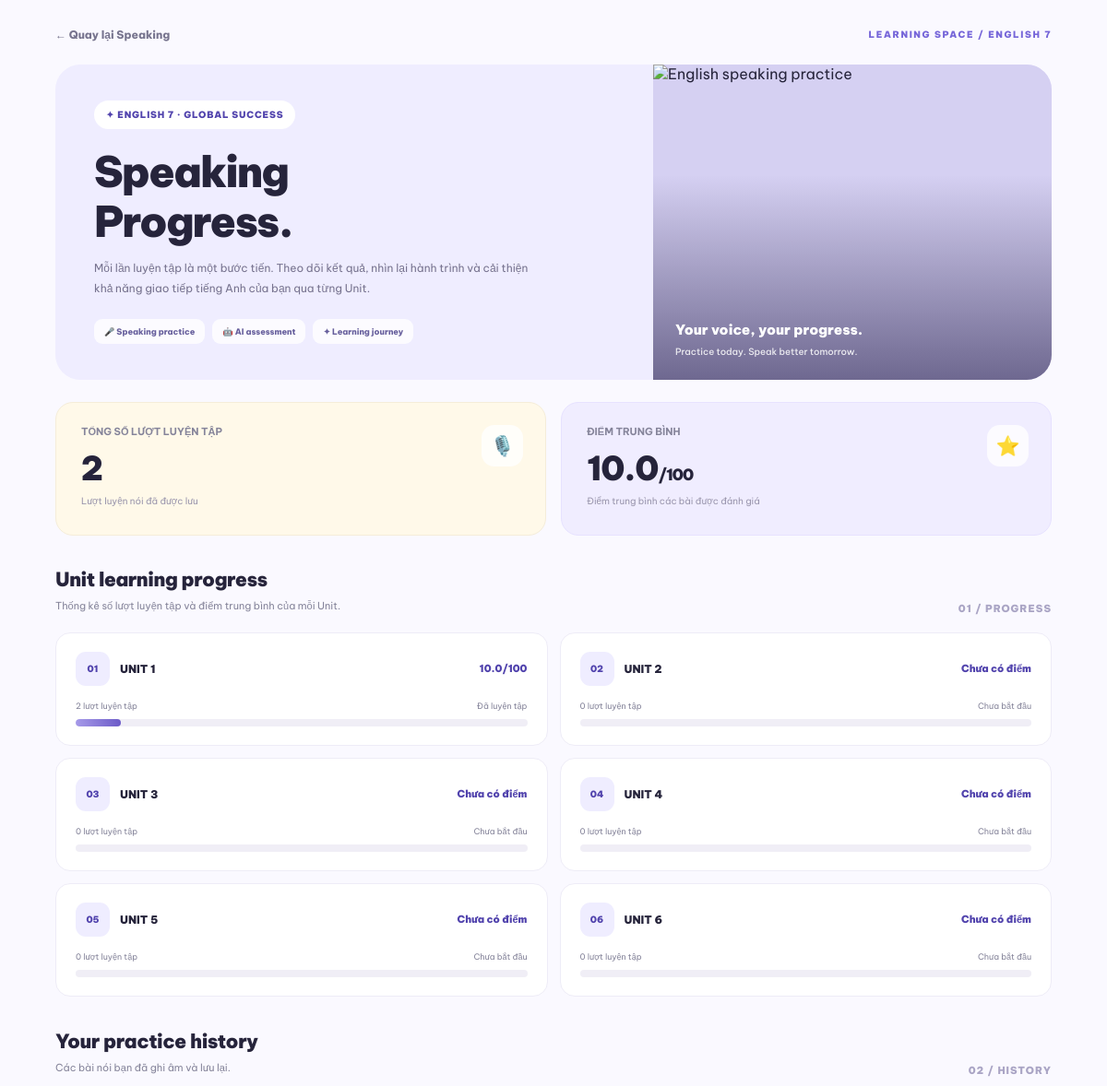
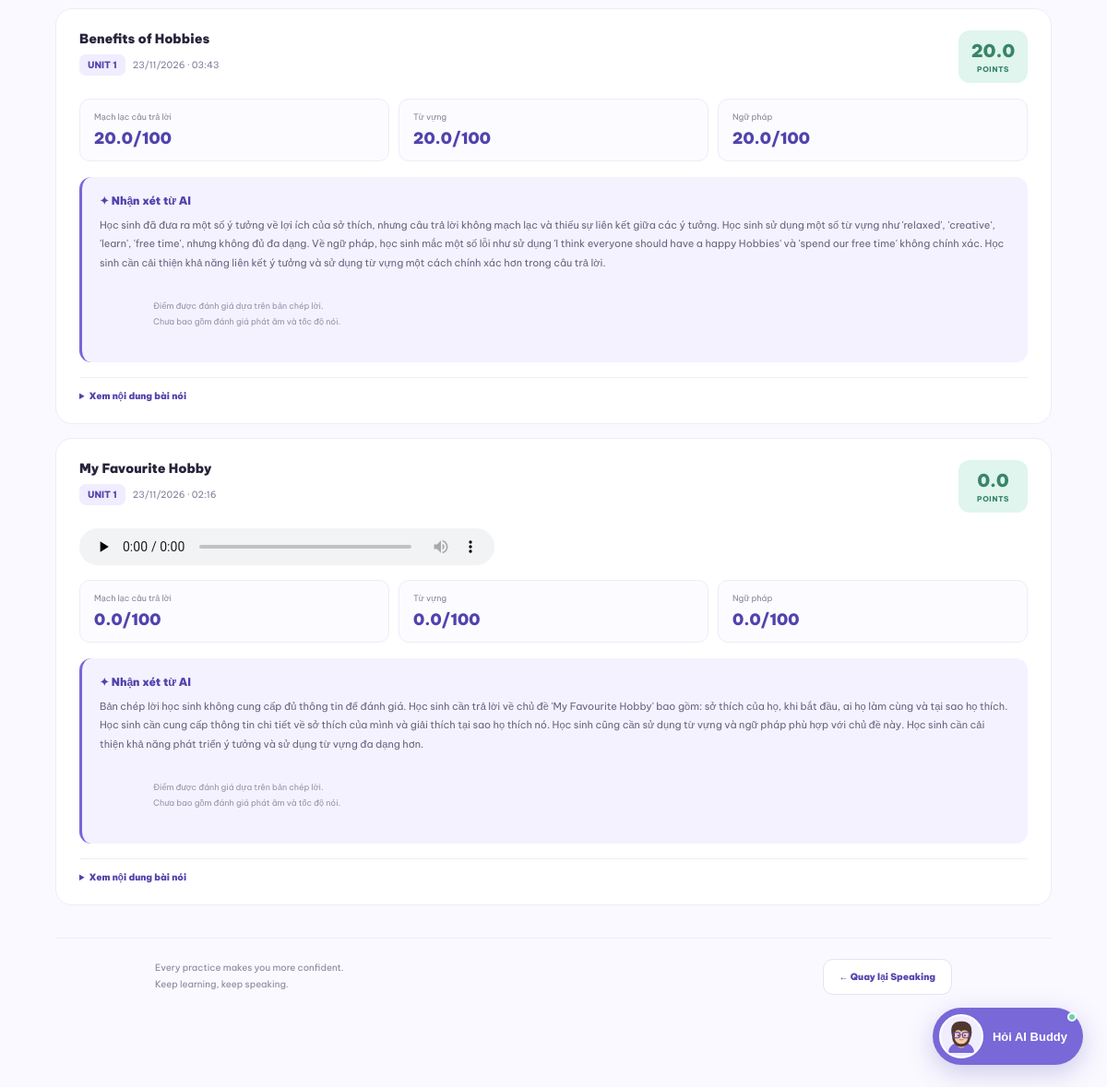
The app's page /speaking/progress (signed in) with its own data (2 pictures, top to bottom).
### database.py (models this page shows)
class SpeakingAttempt(db.Model):
    __tablename__ = "speaking_attempts"
    id = db.Column(db.Integer, primary_key=True)
    user_id = db.Column(
        db.Integer,
        db.ForeignKey("users.id"),
        nullable=False
    )
    topic_id = db.Column(
        db.Integer,
        db.ForeignKey("speaking_topics.id"),
        nullable=False
    )
    transcript = db.Column(db.Text)
    audio_path = db.Column(db.String(500))
    pronunciation_score = db.Column(db.Float)
    fluency_score = db.Column(db.Float)
    vocabulary_score = db.Column(db.Float)
    grammar_score = db.Column(db.Float)
    overall_score = db.Column(db.Float)
    ai_feedback = db.Column(db.Text)
    attempted_at = db.Column(db.DateTime, default=datetime.utcnow)
    speaking_topic = db.relationship(
        "SpeakingTopic",
        backref="attempts"
    )

class SpeakingTopic(db.Model):
    __tablename__ = "speaking_topics"
    id = db.Column(db.Integer, primary_key=True)
    section_type = db.Column(db.String(20), nullable=False, default="unit")
    unit = db.Column(db.Integer, nullable=True)
    review_number = db.Column(db.Integer, nullable=True)
    title = db.Column(db.String(200), nullable=False)
    topic = db.Column(db.String(200))
    description = db.Column(db.Text)
    prompt = db.Column(db.Text, nullable=False)
    suggested_vocabulary = db.Column(db.Text)
    sample_answer = db.Column(db.Text)
    difficulty = db.Column(db.String(30), default="basic")
    created_at = db.Column(db.DateTime, default=datetime.utcnow)

### speaking.py (the view)
@speaking_bp.route("/speaking/progress")
def speaking_progress():
    if not current_user.is_authenticated:
        return jsonify({
            "success": False,
            "message": "Bạn cần đăng nhập để xem tiến độ."
        }), 401
    attempts = SpeakingAttempt.query.join(
        SpeakingTopic,
        SpeakingAttempt.topic_id == SpeakingTopic.id
    ).filter(
        SpeakingAttempt.user_id == current_user.id
    ).order_by(
        SpeakingAttempt.attempted_at.desc()
    ).all()
    total_attempts = len(attempts)
    scored_attempts = [
        attempt for attempt in attempts
        if attempt.overall_score is not None
    ]
    average_score = (
        round(
            sum(attempt.overall_score for attempt in scored_attempts)
            / len(scored_attempts),
            1
        )
        if scored_attempts else 0
    )
    unit_results = []
    for number in range(1, 7):
        unit_attempts = [
            attempt for attempt in attempts
            if attempt.speaking_topic.unit == number
        ]
        unit_scored = [
            attempt for attempt in unit_attempts
            if attempt.overall_score is not None
        ]
        unit_average = (
            round(
                sum(attempt.overall_score for attempt in unit_scored)
                / len(unit_scored),
                1
            )
            if unit_scored else 0
        )
        unit_results.append({
            "unit": number,
            "total": len(unit_attempts),
            "average": unit_average
        })
    return render_template(
        "speaking/speaking_progress.html",
        total_attempts=total_attempts,
        average_score=average_score,
        unit_results=unit_results,
        attempts=attempts
    )

### app.py (called while the page is built)
@login_manager.user_loader
def load_user(user_id):
    return db.session.get(User, int(user_id))

### templates/speaking/speaking_progress.html (shortened to what this page needs)
{% extends "base.html" %}
{% block content %}
<div class="spg-page">
    <div class="spg-container">
        <div class="spg-topbar">
            <a href="{{ url_for('speaking.speaking_home') }}" class="spg-back">
                ← Quay lại Speaking
            </a>
            <span class="spg-label">LEARNING SPACE / ENGLISH 7</span>
        </div>
        <section class="spg-hero">
            <div class="spg-hero-content">
                <div class="spg-eyebrow">
                    ✦ ENGLISH 7 · GLOBAL SUCCESS
                </div>
                <h1>Speaking<br>Progress.</h1>
                <p class="spg-hero-description">
                    Mỗi lần luyện tập là một bước tiến. Theo dõi kết quả,
                    nhìn lại hành trình và cải thiện khả năng giao tiếp
                    tiếng Anh của bạn qua từng Unit.
                </p>
                <div class="spg-hero-tags">
                    <span class="spg-hero-tag">🎤 Speaking practice</span>
                    <span class="spg-hero-tag">🤖 AI assessment</span>
                    <span class="spg-hero-tag">✦ Learning journey</span>
                </div>
            </div>
            <div class="spg-hero-visual">
                <img
                    src="https://images.unsplash.com/photo-1475721027785-f74eccf877e2?w=1000&auto=format&fit=crop&q=85"
                    alt="English speaking practice"
                >
                <div class="spg-visual-caption">
                    Your voice, your progress.
                    <span>Practice today. Speak better tomorrow.</span>
                </div>
            </div>
        </section>
        <section class="spg-summary">
            <div class="spg-stat">
                <span class="spg-stat-label">TỔNG SỐ LƯỢT LUYỆN TẬP</span>
                <strong>{{ total_attempts }}</strong>
                <small>Lượt luyện nói đã được lưu</small>
                <div class="spg-stat-icon">🎙️</div>
            </div>
            <div class="spg-stat">
                <span class="spg-stat-label">ĐIỂM TRUNG BÌNH</span>
                <strong>{{ average_score }}<span style="font-size:17px">/100</span></strong>
                <small>Điểm trung bình các bài được đánh giá</small>
                <div class="spg-stat-icon">⭐</div>
            </div>
        </section>
        <section class="spg-section">
            <div class="spg-section-heading">
                <div>
                    <h2>Unit learning progress</h2>
                    <p>Thống kê số lượt luyện tập và điểm trung bình của mỗi Unit.</p>
                </div>
                <span class="spg-section-index">01 / PROGRESS</span>
            </div>
            {% if unit_results %}
            <div class="spg-unit-list">
                {% for item in unit_results %}
                <div class="spg-unit-item">
                    <div class="spg-unit-top">
                        <div class="spg-unit-name">
                            <div class="spg-unit-number">
                                {{ "%02d"|format(item.unit|int) if item.unit else "—" }}
                            </div>
                            <strong>
                                {% if item.unit %}
                                    UNIT {{ item.unit }}
                                {% else %}
                                    REVIEW
                                {% endif %}
                            </strong>
                        </div>
                        <span class="spg-unit-score">
                            {% if item.total > 0 and item.average > 0 %}
                                {{ item.average }}/100
                            {% else %}
                                Chưa có điểm
                            {% endif %}
                        </span>
                    </div>
                    <div class="spg-unit-info">
                        <span>{{ item.total }} lượt luyện tập</span>
                        <span>
                            {% if item.total > 0 %}
                                Đã luyện tập
                            {% else %}
                                Chưa bắt đầu
                            {% endif %}
                        </span>
                    </div>
                    <div class="spg-unit-track">
                        <div
                            class="spg-unit-fill"
                            data-score="{{ item.average or 0 }}"
                        ></div>
                    </div>
                </div>
                {% endfor %}
            </div>
            {% else %}
            <div class="spg-empty">
                <div class="spg-empty-icon">📊</div>
                <strong>Chưa có dữ liệu tiến độ</strong>
                <p>Kết quả luyện tập theo Unit sẽ được hiển thị tại đây.</p>
            </div>
            {% endif %}
        </section>
        <section class="spg-section">
            <div class="spg-section-heading">
                <div>
                    <h2>Your practice history</h2>
                    <p>Các bài nói bạn đã ghi âm và lưu lại.</p>
                </div>
                <span class="spg-section-index">02 / HISTORY</span>
            </div>
            {% if attempts %}
            <div class="spg-history-list">
                {% for attempt in attempts %}
                <article class="spg-history-item">
                    <div class="spg-history-header">
                        <div class="spg-history-info">
                            <strong>{{ attempt.speaking_topic.title }}</strong>
                            <div class="spg-history-meta">
                                <span class="spg-meta-tag">
                                    {% if attempt.speaking_topic.unit %}
                                        UNIT {{ attempt.speaking_topic.unit }}
                                    {% else %}
                                        REVIEW {{ attempt.speaking_topic.review_number }}
                                    {% endif %}
                                </span>
                                <span>
                                    {{ attempt.attempted_at.strftime('%d/%m/%Y · %H:%M') if attempt.attempted_at else '' }}
                                </span>
                            </div>
                        </div>
                        {% if attempt.overall_score is not none %}
                        <div class="spg-history-score">
                            <strong>{{ attempt.overall_score }}</strong>
                            <span>POINTS</span>
                        </div>
                        {% else %}
                        <div class="spg-history-score spg-history-no-score">
                            <strong>--</strong>
                            <span>NO SCORE</span>
                        </div>
                        {% endif %}
                    </div>
                    {% if attempt.audio_path %}
                    <audio class="spg-audio" controls preload="none">
                        <source src="{{ url_for('static', filename=attempt.audio_path) }}">
                    </audio>
                    {% endif %}
                    {% if attempt.overall_score is not none %}
                    <div class="spg-score-list">
                        <div class="spg-score-item">
                            <span>Mạch lạc câu trả lời</span>
                            <strong>{{ attempt.fluency_score }}/100</strong>
                        </div>
                        <div class="spg-score-item">
                            <span>Từ vựng</span>
                            <strong>{{ attempt.vocabulary_score }}/100</strong>
                        </div>
                        <div class="spg-score-item">
                            <span>Ngữ pháp</span>
                            <strong>{{ attempt.grammar_score }}/100</strong>
                        </div>
                    </div>
                    {% endif %}
                    {% if attempt.ai_feedback %}
                    <div class="spg-feedback">
                        <h3>✦ Nhận xét từ AI</h3>
                        <p>{{ attempt.ai_feedback }}</p>
                        <p class="spg-feedback-note">
                            Điểm được đánh giá dựa trên bản chép lời.
                            Chưa bao gồm đánh giá phát âm và tốc độ nói.
                        </p>
                    </div>
                    {% endif %}
                    {% if attempt.transcript %}
                    <details class="spg-transcript">
                        <summary>Xem nội dung bài nói</summary>
                    </details>
                    {% endif %}
                </article>
                {% endfor %}
            </div>
            {% endif %}
        </section>
        <footer class="spg-footer">
            <p>
                Every practice makes you more confident.<br>
                Keep learning, keep speaking.
            </p>
            <a href="{{ url_for('speaking.speaking_home') }}">
                ← Quay lại Speaking
            </a>
        </footer>
    </div>
</div>
{% endblock %}

### static/css/style.css (style rules this page uses)
:root { --dark: #20212c; --purple: #7665d8; --light-purple: #f0edff; --text: #777887; --background: #faf9ff; }
* { margin: 0; padding: 0; box-sizing: border-box; }
html { scroll-behavior: smooth; min-height: 100%; }
body { min-height: 100%; font-family: 'Be Vietnam Pro', sans-serif; background: white; color: var(--dark); overflow-x: hidden; }
a { text-decoration: none; color: inherit; }
footer { padding: 35px 10%; display: flex; justify-content: space-between; align-items: center; }
footer p { color: var(--text); font-size: 11px; }

### records on screen
SpeakingAttempt: speaking_topic "Benefits of Hobbies", speaking_topic.unit "1", attempted_at "23/11/2026 · 03:43", overall_score "20.0", fluency_score "20.0", vocabulary_score "20.0", grammar_score "20.0", ai_feedback "Học sinh đã đưa ra một số ý tưởng về lợi ích của sở thích, nhưng câu trả lời không mạch lạc và thiếu sự liên kết giữa các ý tưởng. Học sinh sử dụng một số từ vựng như 'relaxed', 'creative', 'learn', 'free time', nhưng không đủ đa dạng. Về ngữ pháp, học sinh mắc một số lỗi như sử dụng 'I think everyone should have a happy Hobbies' và 'spend our free time' không chính xác. Học sinh cần cải thiện khả năng liên kết ý tưởng và sử dụng từ vựng một cách chính xác hơn trong câu trả lời."
SpeakingAttempt: speaking_topic "My Favourite Hobby", speaking_topic.unit "1", attempted_at "23/11/2026 · 02:16", overall_score "0.0", fluency_score "0.0", vocabulary_score "0.0", grammar_score "0.0", ai_feedback "Bản chép lời học sinh không cung cấp đủ thông tin để đánh giá. Học sinh cần trả lời về chủ đề 'My Favourite Hobby' bao gồm: sở thích của họ, khi bắt đầu, ai họ làm cùng và tại sao họ thích. Học sinh cần cung cấp thông tin chi tiết về sở thích của mình và giải thích tại sao họ thích nó. Học sinh cũng cần sử dụng từ vựng và ngữ pháp phù hợp với chủ đề này. Học sinh cần cải thiện khả năng phát triển ý tưởng và sử dụng từ vựng đa dạng hơn."

### other values on screen
{{ total_attempts }} "2"
{{ average_score }} "10.0"
{{ "%02d"|format(item.unit|int) if item.unit else "—" }} "01" "02" "03" "04" "05" "06"
{{ item.unit }} "1" "2" "3" "4" "5" "6"
{{ item.average }} "10.0"
{{ item.total }} "2" "0" "0" "0" "0" "0"
